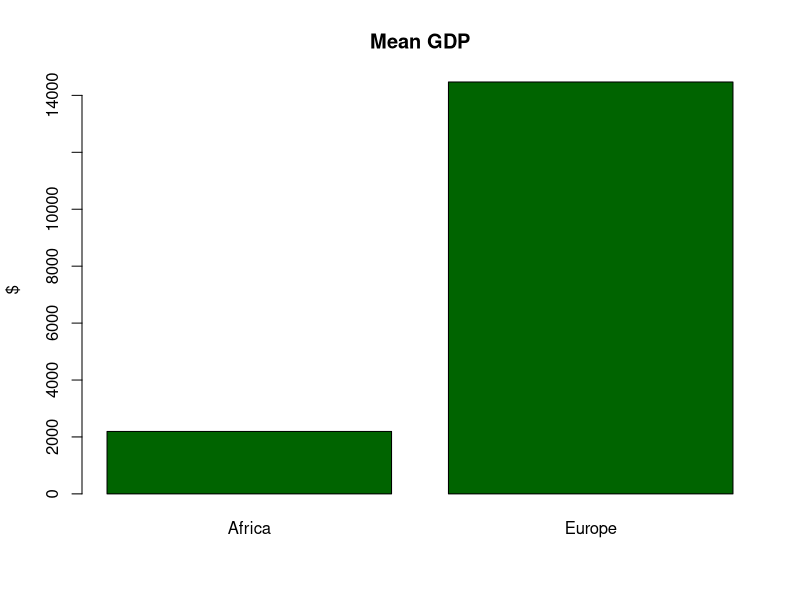

Generate this figure with R:
#### COMMANDS FOR SUBSETTING AND WRITING SIMPLE R SCRIPTS #########
menuItems <- c("chicken","soup","salad","tea")
menuType <- factor(c("solid","liquid","solid","liquid"))
menuCost <- c(4.99,2.99,3.29,1.89)
myOrder <- list(menuItems,menuType,menuCost)
myOrder
length(myOrder)
str(myOrder)
length(menuItems)
length(menuType)
length(menuCost)
myOrder_df <- data.frame(menuItems,menuType,menuCost)
myOrder_df

### Subsetting
### By Position Index
v <- c(10:20)
v
v[7]
v[7:10]
v[-c(7:10)]
myOrder[1]
myOrder[3]
myOrder_df
myOrder_df[3,3]
myOrder_df[3,]

### By Name
myOrder_df$menuType


### By Logical Vectors
## < less than
## > greater than
## == equal to
## <= lesser than or equal to
## >= greater than or equal to
v <- c(2,3,4,5,6)
v1 <- v[v==5]
v2 <- v[v<4]
v1
df1 <- myOrder_df[myOrder_df$menuType=="liquid",]
df1
df2 <- myOrder_df[myOrder_df$menuCost<3.00,]
df2
myData <- read.table("../Data/gapminder.txt",header = TRUE)
head(myData,n=5)
#read.csv("path_to_the_file")
dim(myData)

# Challenge:
#   Answer the following questions about the 'myData' object:
#   1. What is the overall object structure? What function will you use?
#   2. Can you tell the data type of the elements in each column?
#   3. Can you extract the 3rd and 5th column of the dataset?
#   4. Can you extract the list of countries in this dataset? ### Hint: use unique(). ###
#   5. Can you get a part of this dataset that inclues information about Sweden?
#   6. Can you extract all countries for which life expectancy is below 70?
#   7. Can you make a new column that contains population size in units of millions of people?
str(myData)
typeof(myData)
dat1 <- myData[,c(3,5)]
dat1
dat2 <- unique(myData$country)
dat2
dat3 <- myData[myData$country=="Sweden",]
dat3
dat4 <- myData[myData$lifeExp<70,]
dat4 <- unique(dat4[,1])
dat4
new_pop <- myData$pop/10^6
myData$pop_mil <- new_pop
myData
str(myData)

afri <- myData[myData$continent=="Africa",] 
euro <- myData[myData$continent=="Europe",]
afri_gdp_mean <- mean(afri$gdpPercap)
euro_gdp_mean <- mean(euro$gdpPercap)
gdp <- c(afri_gdp_mean,euro_gdp_mean)
png("afri_euro_gdp_comp.png")
barplot(gdp,col="darkgreen",main="Mean GDP",ylab="$",names.arg=c("Africa","Europe"))
dev.off()